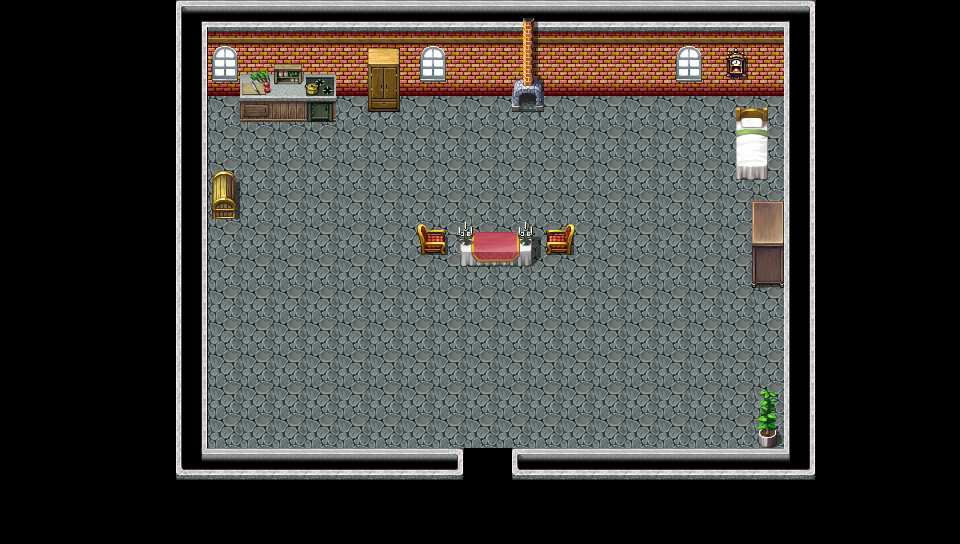

A level layout from a 2D game, rendered from its tile map. Below: a short description, then the map file with tile-grid data replaced by summaries:
An orthogonal 60x34 tile map with 16x16 px tiles, 2 tile layers (Tile Layer 1, Tile Layer 2), 3 tilesets.

<map version="1.0" orientation="orthogonal" width="60" height="34" tilewidth="16" tileheight="16">
 <tileset firstgid="5121" name="tilea5" tilewidth="16" tileheight="16">
  <image source="tilea5.png" width="256" height="512" />
 </tileset>
 <tileset firstgid="8325" name="tiled" tilewidth="16" tileheight="16">
  <image source="tiled.png" width="512" height="512" />
 </tileset>
 <tileset firstgid="9349" name="tilea4" tilewidth="16" tileheight="16">
  <image source="tilea4.png" width="512" height="480" />
 </tileset>
 <layer name="Tile Layer 1" width="60" height="34">
  <data>[2040 cells, 1194 non-empty, 28 distinct tile ids]</data>
 </layer>
 <layer name="Tile Layer 2" width="60" height="34">
  <data>[2040 cells, 144 non-empty, 126 distinct tile ids]</data>
 </layer>
</map>
